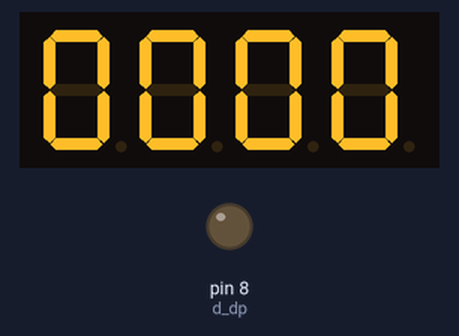
Simulated run of this sketch. Board: Arduino Uno, built with avr-gcc and run on an emulated ATmega328P. Shown: 4-digit seven-segment display, output pins drawn as LEDs (lit = HIGH). Wiring (inferred from the names in the program): 4-digit 7-segment display, segments lit when HIGH: segments pin 1, pin 2, pin 3, pin 4, pin 5, pin 6, pin 7; digit selects pin 12, pin 11, pin 10, pin 9. The segment pins are drawn as the display they are named for; pins used as bus, display or sensor lines are not drawn.

Above: at 0.1 s.
At 4.3 s:
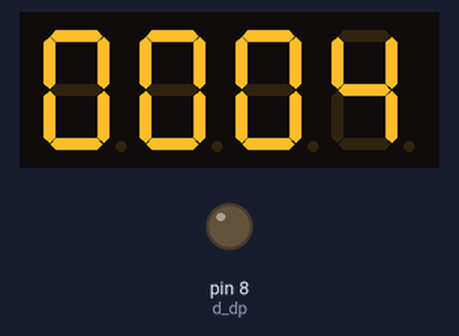
At 9.5 s:
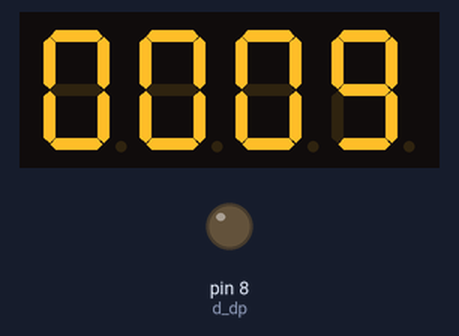
At 18.9 s:
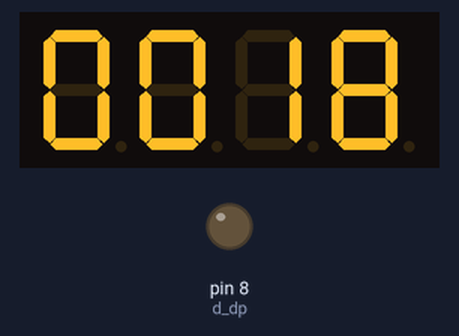
At 28.2 s:
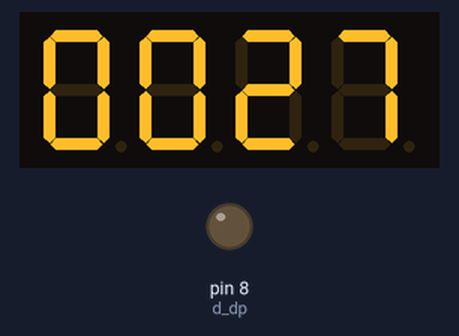
At 38.7 s:
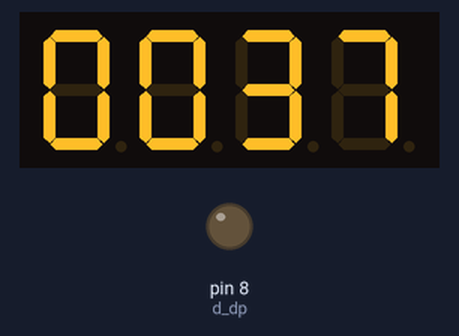

Measured:
- what the display in image 0 shows lasts 1.1 s, from 0.0 s to 1.1 s
- what the display in image 1 shows lasts 1.1 s, from 4.2 s to 5.3 s

The sketch:

Project_08_4-Digit_Digital_Tube.ino
```cpp
//**********************************************************************
int d_a = 1;   //Define digital tube part a as pin 1
int d_b = 2;
int d_c = 3;
int d_d = 4;
int d_e = 5;
int d_f = 6;
int d_g = 7;
int d_dp = 8;

int G1 = 12;   //Define digital tube Group One G1 to pin 21
int G2 = 11;
int G3 = 10;
int G4 = 9;

//Digital tube 0-F code value
unsigned char num[17][8] =
{
 //a  b  c  d  e  f  g  dp
  {1, 1, 1, 1, 1, 1, 0, 0},     //0
  {0, 1, 1, 0, 0, 0, 0, 0},     //1
  {1, 1, 0, 1, 1, 0, 1, 0},     //2
  {1, 1, 1, 1, 0, 0, 1, 0},     //3
  {0, 1, 1, 0, 0, 1, 1, 0},     //4
  {1, 0, 1, 1, 0, 1, 1, 0},     //5
  {1, 0, 1, 1, 1, 1, 1, 0},     //6
  {1, 1, 1, 0, 0, 0, 0, 0},     //7
  {1, 1, 1, 1, 1, 1, 1, 0},     //8
  {1, 1, 1, 1, 0, 1, 1, 0},     //9
  {1, 1, 1, 0, 1, 1, 1, 1},     //A
  {1, 1, 1, 1, 1, 1, 1, 1},     //B
  {1, 0, 0, 1, 1, 1, 0, 1},     //C
  {1, 1, 1, 1, 1, 1, 0, 1},     //D
  {1, 0, 0, 1, 1, 1, 1, 1},     //E
  {1, 0, 0, 0, 1, 1, 1, 1},     //F
  {0, 0, 0, 0, 0, 0, 0, 1},     //.
};

void setup()
{
  pinMode(d_a,OUTPUT);    //Set pin d_a to output pin
  pinMode(d_b,OUTPUT);
  pinMode(d_c,OUTPUT);
  pinMode(d_d,OUTPUT);
  pinMode(d_e,OUTPUT);
  pinMode(d_f,OUTPUT);
  pinMode(d_g,OUTPUT);
  pinMode(d_dp,OUTPUT);

  pinMode(G1,OUTPUT);
  pinMode(G2,OUTPUT);
  pinMode(G3,OUTPUT);
  pinMode(G4,OUTPUT);
}

void loop()
{

  //Count from 0, add 1 gratually to 9999, repeat this.
  for(int l = 0;l < 10;l++ )
  {
    for(int k = 0; k < 10;k++)
    {
      for(int j = 0; j < 10; j++)
      {
        for(int i = 0;i < 10;i++)
        {
          //Blinking 125 times per second equals 1s.
          //1000/8=125
          for(int q = 0;q<125;q++)
          {
            Display(1,l);//The first digitL tube displays the value of l.
            delay(2);
            Display(2,k);
            delay(2);
            Display(3,j);
            delay(2);
            Display(4,i);
            delay(2);
          }

        }
      }
    }
  }


}

//Display: the range of g is 1 ~ 4, the range of num is 0 ~ 9
void Display(unsigned char g,unsigned char n)
{
  digitalWrite(d_a,LOW);      //
  digitalWrite(d_b,LOW);
  digitalWrite(d_c,LOW);
  digitalWrite(d_d,LOW);
  digitalWrite(d_e,LOW);
  digitalWrite(d_f,LOW);
  digitalWrite(d_g,LOW);
  digitalWrite(d_dp,LOW);

  switch(g)           //Make selection
  {
    case 1:
      digitalWrite(G1,LOW);   //Select Group One
      digitalWrite(G2,HIGH);
      digitalWrite(G3,HIGH);
      digitalWrite(G4,HIGH);
      break;
    case 2:
      digitalWrite(G1,HIGH);
      digitalWrite(G2,LOW);   //Select Group Two
      digitalWrite(G3,HIGH);
      digitalWrite(G4,HIGH);
      break;
    case 3:
      digitalWrite(G1,HIGH);
      digitalWrite(G2,HIGH);
      digitalWrite(G3,LOW);   //Select Group Three
      digitalWrite(G4,HIGH);
      break;
    case 4:
      digitalWrite(G1,HIGH);
      digitalWrite(G2,HIGH);
      digitalWrite(G3,HIGH);
      digitalWrite(G4,LOW);   //Select Group Four
      break;
    default:break;
  }

  digitalWrite(d_a,num[n][0]);      //a query code value table
  digitalWrite(d_b,num[n][1]);
  digitalWrite(d_c,num[n][2]);
  digitalWrite(d_d,num[n][3]);
  digitalWrite(d_e,num[n][4]);
  digitalWrite(d_f,num[n][5]);
  digitalWrite(d_g,num[n][6]);
  digitalWrite(d_dp,num[n][7]);
}
//**********************************************************************
```
